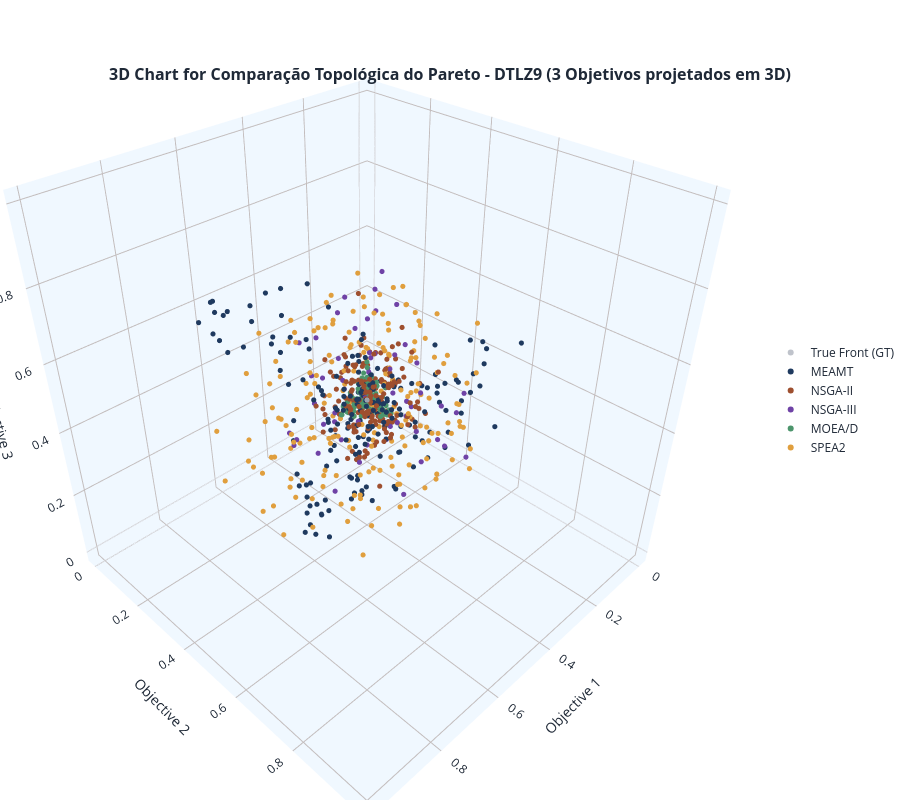

This figure's notebook cell:
### Code cell
# Escolha qual problema da suíte DTLZ você quer visualizar agora
alvo = "DTLZ9"  # Altere para o problema desejado, por exemplo, "DPF1", "DPF2", etc.

# Extrai a lista com os 5 experimentos (MEAMT, NSGA-II, NSGA-III, MOEA/D, SPEA2)
exps_alvo = experimentos_salvos[alvo]

# Extrai os nomes automaticamente para usar na legenda
nomes_algoritmos = [exp.name for exp in exps_alvo]

# Renderiza a topologia iterativa nativa do moeabench
mb.view.topology(
    *exps_alvo, 
    labels=nomes_algoritmos, 
    title=f'Comparação Topológica do Pareto - {alvo} (3 Objetivos projetados em 3D)'
)

### Figure 1 — Plotly figure (JSON) as saved in the notebook; plotly's stock layout.template omitted (floating-point values rounded to 4 significant figures; data arrays with more than 128 entries replaced by an {"elided": "..."} marker saying what was removed)
{"data": [{"hovertemplate": "True Front (GT)<br>Objective 1: %{x}<br>Objective 2: %{y}<br>Objective 3: %{z}<br><extra></extra>", "marker": {"color": "#9CA3AF", "line": {"width": 0}, "opacity": 0.8, "size": {"elided": "500 int values"}}, "mode": "markers", "name": "True Front (GT)", "opacity": 0.8, "showlegend": true, "type": "scatter3d", "x": {"elided": "500 float values"}, "y": {"elided": "500 float values"}, "z": {"elided": "500 float values"}}, {"hovertemplate": "MEAMT<br>Objective 1: %{x}<br>Objective 2: %{y}<br>Objective 3: %{z}<br><extra></extra>", "marker": {"color": "#1F3A5F", "line": {"width": 0}, "opacity": 1, "size": {"elided": "200 int values"}}, "mode": "markers", "name": "MEAMT", "opacity": 1, "showlegend": true, "type": "scatter3d", "x": {"elided": "200 float values"}, "y": {"elided": "200 float values"}, "z": {"elided": "200 float values"}}, {"hovertemplate": "NSGA-II<br>Objective 1: %{x}<br>Objective 2: %{y}<br>Objective 3: %{z}<br><extra></extra>", "marker": {"color": "#9E4F2F", "line": {"width": 0}, "opacity": 1, "size": {"elided": "200 int values"}}, "mode": "markers", "name": "NSGA-II", "opacity": 1, "showlegend": true, "type": "scatter3d", "x": {"elided": "200 float values"}, "y": {"elided": "200 float values"}, "z": {"elided": "200 float values"}}, {"hovertemplate": "NSGA-III<br>Objective 1: %{x}<br>Objective 2: %{y}<br>Objective 3: %{z}<br><extra></extra>", "marker": {"color": "#6F42A6", "line": {"width": 0}, "opacity": 1, "size": [6, 6, 6, 6, 6, 6, 6, 6, 6, 6, 6, 6, 6, 6, 6, 6, 6, 6, 6, 6, 6, 6, 6, 6, 6, 6, 6, 6, 6, 6, 6, 6, 6, 6, 6, 6, 6, 6, 6, 6, 6, 6, 6, 6, 6, 6, 6, 6, 6, 6, 6, 6, 6, 6, 6, 6, 6, 6, 6, 6]}, "mode": "markers", "name": "NSGA-III", "opacity": 1, "showlegend": true, "type": "scatter3d", "x": [0.4721, 0.5818, 0.6802, 0.6906, 0.7227, 0.5566, 0.4635, 0.5932, 0.6574, 0.5266, 0.591, 0.5377, 0.7619, 0.792, 0.7095, 0.5076, 0.6674, 0.4709, 0.5535, 0.6626, 0.4686, 0.5683, 0.5422, 0.4699, 0.7951, 0.5384, 0.6492, 0.7467, 0.6995, 0.6393, 0.6079, 0.7903, 0.5416, 0.4643, 0.4672, 0.5792, 0.516, 0.5981, 0.4612, 0.7721, 0.787, 0.4601, 0.5265, 0.5467, 0.7768, 0.4691, 0.6665, 0.484, 0.5652, 0.5581, 0.4795, 0.6956, 0.648, 0.5161, 0.7226, 0.5224, 0.7053, 0.6379, 0.6207, 0.655], "y": [0.786, 0.8119, 0.4732, 0.6917, 0.8556, 0.559, 0.6937, 0.677, 0.4832, 0.6422, 0.8449, 0.8192, 0.6702, 0.7271, 0.4724, 0.4687, 0.6438, 0.4831, 0.7244, 0.5608, 0.4937, 0.5926, 0.5218, 0.4612, 0.7905, 0.4624, 0.7619, 0.5043, 0.6996, 0.4689, 0.4627, 0.7667, 0.5427, 0.5203, 0.6125, 0.6521, 0.5607, 0.7157, 0.5473, 0.6762, 0.5763, 0.4658, 0.4626, 0.61, 0.6379, 0.5585, 0.7769, 0.5117, 0.4729, 0.465, 0.5808, 0.5623, 0.655, 0.7428, 0.7836, 0.6876, 0.5504, 0.7759, 0.5365, 0.5914], "z": [0.4723, 0.5785, 0.7278, 0.8826, 0.7157, 0.6445, 0.4669, 0.8692, 0.6361, 0.73, 0.6868, 0.6954, 0.6845, 0.8052, 0.4634, 0.6886, 0.4877, 0.5986, 0.4701, 0.5528, 0.7845, 0.7034, 0.4634, 0.4637, 0.7983, 0.5321, 0.6653, 0.536, 0.5846, 0.545, 0.4652, 0.7286, 0.5393, 0.4617, 0.5209, 0.5442, 0.8713, 0.6538, 0.5247, 0.4874, 0.579, 0.5454, 0.4633, 0.4672, 0.8539, 0.6401, 0.4754, 0.7426, 0.7551, 0.6284, 0.4648, 0.6861, 0.7699, 0.6137, 0.8249, 0.6242, 0.4819, 0.7959, 0.4664, 0.8766]}, {"hovertemplate": "MOEA/D<br>Objective 1: %{x}<br>Objective 2: %{y}<br>Objective 3: %{z}<br><extra></extra>", "marker": {"color": "#4C956C", "line": {"width": 0}, "opacity": 1, "size": {"elided": "175 int values"}}, "mode": "markers", "name": "MOEA/D", "opacity": 1, "showlegend": true, "type": "scatter3d", "x": {"elided": "175 float values"}, "y": {"elided": "175 float values"}, "z": {"elided": "175 float values"}}, {"hovertemplate": "SPEA2<br>Objective 1: %{x}<br>Objective 2: %{y}<br>Objective 3: %{z}<br><extra></extra>", "marker": {"color": "#E09F3E", "line": {"width": 0}, "opacity": 1, "size": {"elided": "200 int values"}}, "mode": "markers", "name": "SPEA2", "opacity": 1, "showlegend": true, "type": "scatter3d", "x": {"elided": "200 float values"}, "y": {"elided": "200 float values"}, "z": {"elided": "200 float values"}}], "layout": {"height": 800, "hovermode": "closest", "legend": {"x": 1.05, "xanchor": "left", "y": 0.5, "yanchor": "middle"}, "margin": {"b": 0, "l": 0, "r": 0, "t": 0}, "scene": {"aspectmode": "manual", "aspectratio": {"x": 1, "y": 1, "z": 1}, "xaxis": {"backgroundcolor": "aliceblue", "gridcolor": "#C3BDBD", "showbackground": true, "showgrid": true, "title": {"text": "Objective 1"}}, "yaxis": {"backgroundcolor": "aliceblue", "gridcolor": "#C3BDBD", "showbackground": true, "showgrid": true, "title": {"text": "Objective 2"}}, "zaxis": {"backgroundcolor": "aliceblue", "gridcolor": "#C3BDBD", "showbackground": true, "showgrid": true, "title": {"text": "Objective 3"}}}, "title": {"font": {"size": 16, "weight": "bold"}, "pad": {"t": 0}, "text": "3D Chart for Comparação Topológica do Pareto - DTLZ9 (3 Objetivos projetados em 3D)", "x": 0.5, "xanchor": "center", "y": 0.9, "yanchor": "bottom"}, "width": 900}}
